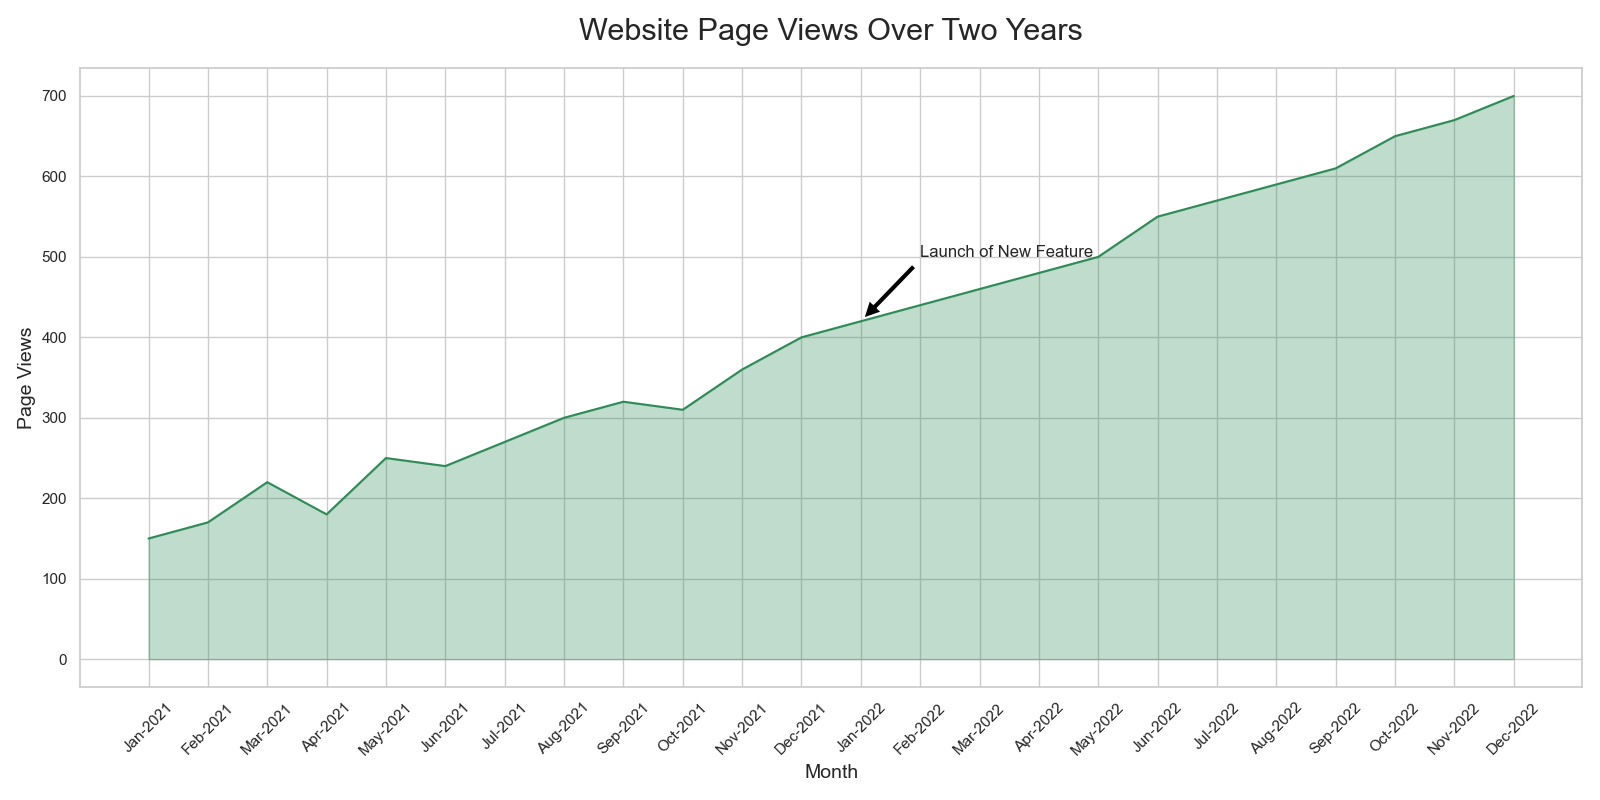

Write Python code to recreate this figure.

import seaborn as sns
import pandas as pd
import matplotlib.pyplot as plt

# Data
data = {
    'Month': ['Jan-2021', 'Feb-2021', 'Mar-2021', 'Apr-2021', 'May-2021', 
              'Jun-2021', 'Jul-2021', 'Aug-2021', 'Sep-2021', 'Oct-2021',
              'Nov-2021', 'Dec-2021', 'Jan-2022', 'Feb-2022', 'Mar-2022',
              'Apr-2022', 'May-2022', 'Jun-2022', 'Jul-2022', 'Aug-2022',
              'Sep-2022', 'Oct-2022', 'Nov-2022', 'Dec-2022'],
    'Page_Views': [150, 170, 220, 180, 250, 240, 270, 300, 320, 310,
                   360, 400, 420, 440, 460, 480, 500, 550, 570, 590, 
                   610, 650, 670, 700]
}

df = pd.DataFrame(data)

# Set the aesthetic style of the plots
sns.set_theme(style="whitegrid")

# Define the area chart
plt.figure(figsize=(16, 8))  # Change width and height
ax = sns.lineplot(data=df, x='Month', y='Page_Views', color="#2E8B57")  # Specific color code
ax.fill_between(df['Month'], df['Page_Views'], color="#2E8B57", alpha=0.3)

# Rotate x-axis labels for better readability
for item in ax.get_xticklabels():
    item.set_rotation(45)

# Add a title and labels
ax.set_title('Website Page Views Over Two Years', fontsize=22, pad=20)
ax.set_xlabel('Month', fontsize=14)
ax.set_ylabel('Page Views', fontsize=14)

# Annotate the chart with a sample text label
ax.annotate('Launch of New Feature', xy=('Jan-2022', 420), xytext=('Feb-2022', 500), fontsize=12,
            arrowprops=dict(facecolor='black', shrink=0.05),
            )

# Show the plot
plt.tight_layout()
plt.show()
